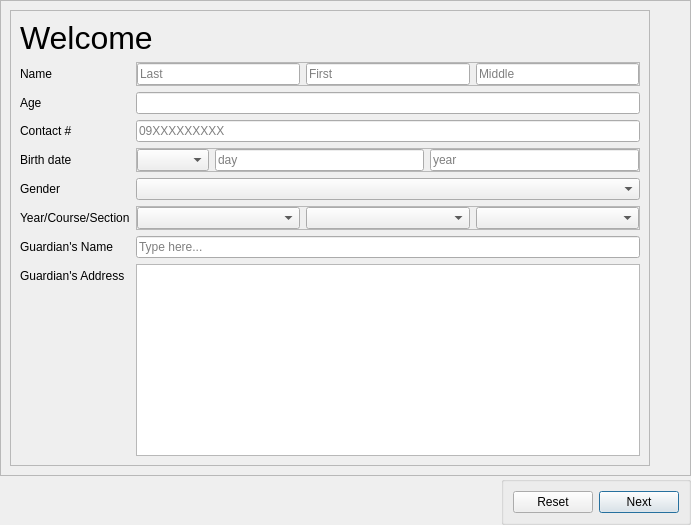
<?xml version="1.0" encoding="UTF-8"?>
<ui version="4.0">
 <class>Dialog</class>
 <widget class="QDialog" name="Dialog">
  <property name="windowModality">
   <enum>Qt::NonModal</enum>
  </property>
  <property name="enabled">
   <bool>true</bool>
  </property>
  <property name="geometry">
   <rect>
    <x>0</x>
    <y>0</y>
    <width>691</width>
    <height>421</height>
   </rect>
  </property>
  <property name="sizePolicy">
   <sizepolicy hsizetype="Fixed" vsizetype="Fixed">
    <horstretch>0</horstretch>
    <verstretch>0</verstretch>
   </sizepolicy>
  </property>
  <property name="focusPolicy">
   <enum>Qt::TabFocus</enum>
  </property>
  <property name="contextMenuPolicy">
   <enum>Qt::DefaultContextMenu</enum>
  </property>
  <property name="windowTitle">
   <string>Dialog</string>
  </property>
  <property name="layoutDirection">
   <enum>Qt::LeftToRight</enum>
  </property>
  <property name="sizeGripEnabled">
   <bool>false</bool>
  </property>
  <property name="modal">
   <bool>false</bool>
  </property>
  <layout class="QVBoxLayout" name="verticalLayout">
   <property name="spacing">
    <number>0</number>
   </property>
   <property name="leftMargin">
    <number>0</number>
   </property>
   <property name="topMargin">
    <number>0</number>
   </property>
   <property name="rightMargin">
    <number>0</number>
   </property>
   <property name="bottomMargin">
    <number>0</number>
   </property>
   <item>
    <widget class="QFrame" name="Wrapper">
     <property name="sizePolicy">
      <sizepolicy hsizetype="Minimum" vsizetype="Minimum">
       <horstretch>0</horstretch>
       <verstretch>0</verstretch>
      </sizepolicy>
     </property>
     <property name="frameShape">
      <enum>QFrame::StyledPanel</enum>
     </property>
     <property name="frameShadow">
      <enum>QFrame::Raised</enum>
     </property>
     <layout class="QHBoxLayout" name="horizontalLayout">
      <item>
       <widget class="QFrame" name="Forms">
        <property name="frameShape">
         <enum>QFrame::StyledPanel</enum>
        </property>
        <property name="frameShadow">
         <enum>QFrame::Raised</enum>
        </property>
        <layout class="QFormLayout" name="formLayout">
         <item row="2" column="0" colspan="2">
          <widget class="QLabel" name="titleText">
           <property name="font">
            <font>
             <pointsize>24</pointsize>
            </font>
           </property>
           <property name="text">
            <string>Welcome</string>
           </property>
           <property name="wordWrap">
            <bool>true</bool>
           </property>
          </widget>
         </item>
         <item row="4" column="0">
          <widget class="QLabel" name="nameLabel">
           <property name="text">
            <string>Name</string>
           </property>
          </widget>
         </item>
         <item row="4" column="1">
          <widget class="QFrame" name="nameTextBox">
           <property name="enabled">
            <bool>true</bool>
           </property>
           <property name="autoFillBackground">
            <bool>false</bool>
           </property>
           <property name="frameShape">
            <enum>QFrame::StyledPanel</enum>
           </property>
           <property name="frameShadow">
            <enum>QFrame::Raised</enum>
           </property>
           <layout class="QHBoxLayout" name="horizontalLayout_3">
            <property name="leftMargin">
             <number>0</number>
            </property>
            <property name="topMargin">
             <number>0</number>
            </property>
            <property name="rightMargin">
             <number>0</number>
            </property>
            <property name="bottomMargin">
             <number>0</number>
            </property>
            <item>
             <widget class="QLineEdit" name="lastName">
              <property name="placeholderText">
               <string>Last</string>
              </property>
             </widget>
            </item>
            <item>
             <widget class="QLineEdit" name="firstName">
              <property name="placeholderText">
               <string>First</string>
              </property>
             </widget>
            </item>
            <item>
             <widget class="QLineEdit" name="middleInitial">
              <property name="placeholderText">
               <string>Middle</string>
              </property>
             </widget>
            </item>
           </layout>
          </widget>
         </item>
         <item row="5" column="0">
          <widget class="QLabel" name="ageLabel">
           <property name="text">
            <string>Age</string>
           </property>
          </widget>
         </item>
         <item row="5" column="1">
          <widget class="QLineEdit" name="ageTextBox"/>
         </item>
         <item row="7" column="0">
          <widget class="QLabel" name="birthDateLabel">
           <property name="text">
            <string>Birth date</string>
           </property>
          </widget>
         </item>
         <item row="7" column="1">
          <widget class="QFrame" name="birthDateTextBox">
           <property name="enabled">
            <bool>true</bool>
           </property>
           <property name="autoFillBackground">
            <bool>false</bool>
           </property>
           <property name="frameShape">
            <enum>QFrame::StyledPanel</enum>
           </property>
           <property name="frameShadow">
            <enum>QFrame::Raised</enum>
           </property>
           <layout class="QHBoxLayout" name="horizontalLayout_4">
            <property name="leftMargin">
             <number>0</number>
            </property>
            <property name="topMargin">
             <number>0</number>
            </property>
            <property name="rightMargin">
             <number>0</number>
            </property>
            <property name="bottomMargin">
             <number>0</number>
            </property>
            <item>
             <widget class="QComboBox" name="month">
              <property name="mouseTracking">
               <bool>false</bool>
              </property>
              <property name="editable">
               <bool>false</bool>
              </property>
              <property name="maxVisibleItems">
               <number>12</number>
              </property>
              <property name="minimumContentsLength">
               <number>0</number>
              </property>
              <property name="placeholderText">
               <string>Month</string>
              </property>
             </widget>
            </item>
            <item>
             <widget class="QLineEdit" name="day">
              <property name="placeholderText">
               <string>day</string>
              </property>
             </widget>
            </item>
            <item>
             <widget class="QLineEdit" name="year">
              <property name="placeholderText">
               <string>year</string>
              </property>
             </widget>
            </item>
           </layout>
          </widget>
         </item>
         <item row="8" column="0">
          <widget class="QLabel" name="genderLabel">
           <property name="text">
            <string>Gender</string>
           </property>
          </widget>
         </item>
         <item row="8" column="1">
          <widget class="QComboBox" name="genderTextBox">
           <property name="mouseTracking">
            <bool>false</bool>
           </property>
           <property name="editable">
            <bool>false</bool>
           </property>
           <property name="maxVisibleItems">
            <number>12</number>
           </property>
           <property name="minimumContentsLength">
            <number>0</number>
           </property>
           <property name="placeholderText">
            <string>Month</string>
           </property>
          </widget>
         </item>
         <item row="9" column="0">
          <widget class="QLabel" name="yearCourseSection">
           <property name="text">
            <string>Year/Course/Section</string>
           </property>
          </widget>
         </item>
         <item row="9" column="1">
          <widget class="QFrame" name="frame_2">
           <property name="frameShape">
            <enum>QFrame::StyledPanel</enum>
           </property>
           <property name="frameShadow">
            <enum>QFrame::Raised</enum>
           </property>
           <layout class="QHBoxLayout" name="horizontalLayout_5">
            <property name="leftMargin">
             <number>0</number>
            </property>
            <property name="topMargin">
             <number>0</number>
            </property>
            <property name="rightMargin">
             <number>0</number>
            </property>
            <property name="bottomMargin">
             <number>0</number>
            </property>
            <item>
             <widget class="QComboBox" name="comboBox_2"/>
            </item>
            <item>
             <widget class="QComboBox" name="comboBox_3"/>
            </item>
            <item>
             <widget class="QComboBox" name="comboBox_4"/>
            </item>
           </layout>
          </widget>
         </item>
         <item row="10" column="0">
          <widget class="QLabel" name="gNameLabel">
           <property name="text">
            <string>Guardian's Name</string>
           </property>
          </widget>
         </item>
         <item row="10" column="1">
          <widget class="QLineEdit" name="gNameTextBox">
           <property name="placeholderText">
            <string>Type here...</string>
           </property>
          </widget>
         </item>
         <item row="11" column="0">
          <widget class="QLabel" name="gAddressLabel">
           <property name="text">
            <string>Guardian's Address</string>
           </property>
          </widget>
         </item>
         <item row="6" column="1">
          <widget class="QLineEdit" name="lineEdit">
           <property name="placeholderText">
            <string>09XXXXXXXXX</string>
           </property>
          </widget>
         </item>
         <item row="6" column="0">
          <widget class="QLabel" name="label">
           <property name="text">
            <string>Contact #</string>
           </property>
          </widget>
         </item>
         <item row="11" column="1">
          <widget class="QTextEdit" name="textEdit"/>
         </item>
        </layout>
       </widget>
      </item>
      <item alignment="Qt::AlignTop">
       <widget class="QWidget" name="widget" native="true">
        <layout class="QHBoxLayout" name="horizontalLayout_6">
         <item>
          <widget class="QLabel" name="lyceumLogo">
           <property name="sizePolicy">
            <sizepolicy hsizetype="Fixed" vsizetype="Fixed">
             <horstretch>0</horstretch>
             <verstretch>0</verstretch>
            </sizepolicy>
           </property>
           <property name="maximumSize">
            <size>
             <width>100</width>
             <height>100</height>
            </size>
           </property>
           <property name="text">
            <string/>
           </property>
           <property name="pixmap">
            <pixmap>assets/lyceumLogo.png</pixmap>
           </property>
           <property name="scaledContents">
            <bool>true</bool>
           </property>
           <property name="wordWrap">
            <bool>false</bool>
           </property>
           <property name="openExternalLinks">
            <bool>false</bool>
           </property>
          </widget>
         </item>
        </layout>
       </widget>
      </item>
     </layout>
    </widget>
   </item>
   <item>
    <spacer name="Spacer">
     <property name="orientation">
      <enum>Qt::Vertical</enum>
     </property>
     <property name="sizeHint" stdset="0">
      <size>
       <width>20</width>
       <height>40</height>
      </size>
     </property>
    </spacer>
   </item>
   <item>
    <widget class="QGroupBox" name="navigation">
     <property name="enabled">
      <bool>true</bool>
     </property>
     <property name="sizePolicy">
      <sizepolicy hsizetype="Fixed" vsizetype="Preferred">
       <horstretch>0</horstretch>
       <verstretch>0</verstretch>
      </sizepolicy>
     </property>
     <property name="cursor">
      <cursorShape>PointingHandCursor</cursorShape>
     </property>
     <property name="layoutDirection">
      <enum>Qt::RightToLeft</enum>
     </property>
     <property name="title">
      <string/>
     </property>
     <property name="flat">
      <bool>false</bool>
     </property>
     <property name="checkable">
      <bool>false</bool>
     </property>
     <layout class="QHBoxLayout" name="horizontalLayout_2">
      <item>
       <widget class="QPushButton" name="Next">
        <property name="text">
         <string>Next</string>
        </property>
       </widget>
      </item>
      <item>
       <widget class="QPushButton" name="Clear">
        <property name="text">
         <string>Reset</string>
        </property>
       </widget>
      </item>
     </layout>
    </widget>
   </item>
  </layout>
 </widget>
 <resources>
  <include location="assets/resource.qrc"/>
 </resources>
 <connections/>
</ui>
